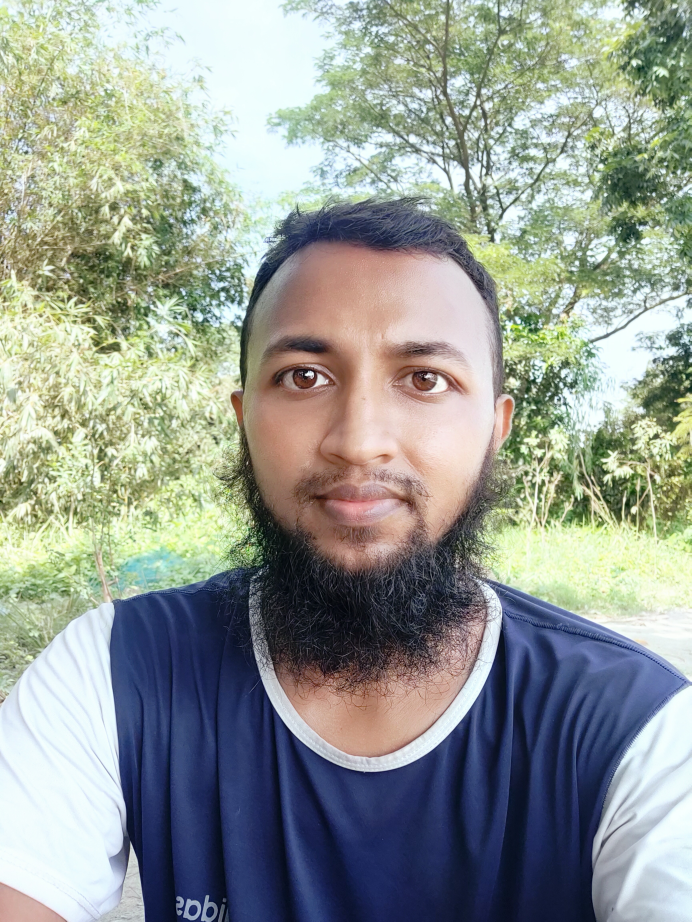
#> input picture s3.jpg, 3456 x 4608 px (shown at 1/5 size)
$ python face-detector.py
#> lines starting #> are read from the running program, lines starting #| are printed output that depends on the picture
import cv2

face_cascade = cv2.CascadeClassifier("haarcascade_frontalface_default.xml")


img = cv2.imread("s3.jpg")
#> img is the input picture: shape (4608, 3456, 3); mean B, G, R 148.1, 155.2, 148.5
img_gray = cv2.cvtColor(img, cv2.COLOR_BGR2GRAY)
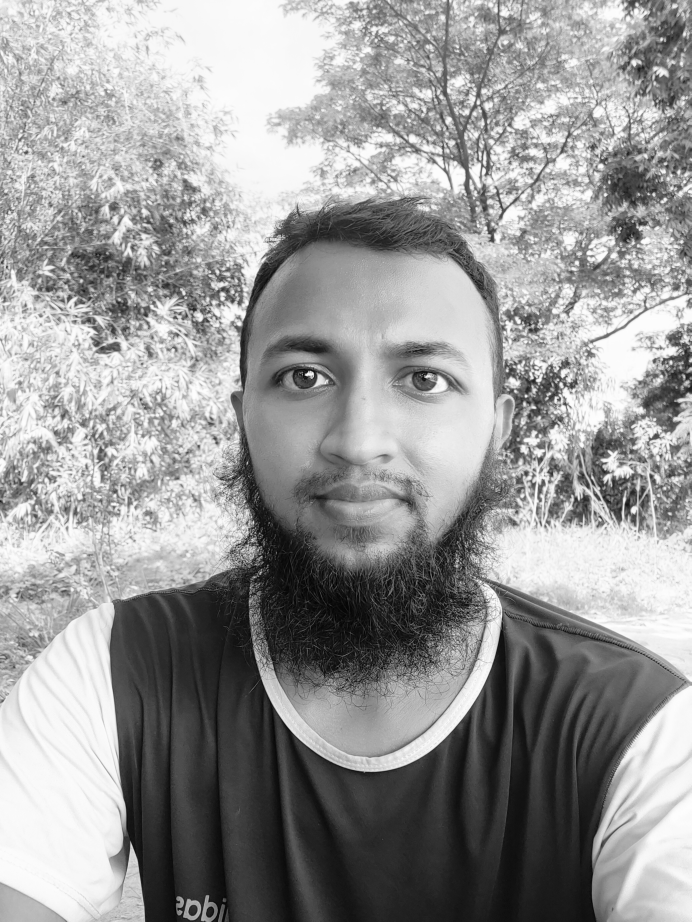
#> img_gray: shape (4608, 3456) (shown at 1/5 size); min 0, max 255, mean 152.4

faces = face_cascade.detectMultiScale(img_gray,
scaleFactor=1.15,
minNeighbors=5
)
#> faces = [[2195, 504, 60, 60], [3392, 2248, 53, 53], [112, 2294, 51, 51], [458, 2368, 49, 49], [335, 1404, 57, 57], [418, 1440, 72, 72], [2816, 459, 89, 89], [2437, 717, 123, 123], [2594, 68, 178, 178], [1048, 1304, 1528, 1528]]


for x, y, w, h in faces:
     img = cv2.rectangle(img, (x,y), (x+w, y+h), (0, 255, 0), 3)
#> this loop made 10 passes


resized = cv2.resize(img, (int(img.shape[1]/3), int(img.shape[0]/3)))
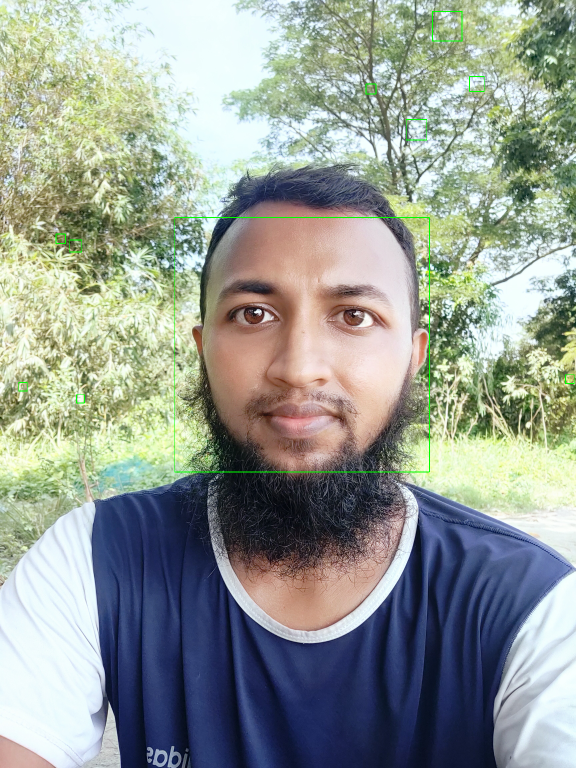
#> resized: shape (1536, 1152, 3) (shown at 1/2 size); mean B, G, R 147.7, 155.5, 148.1

cv2.imshow("Gray Image", resized)
cv2.waitKey(0)
cv2.destroyAllWindows()
